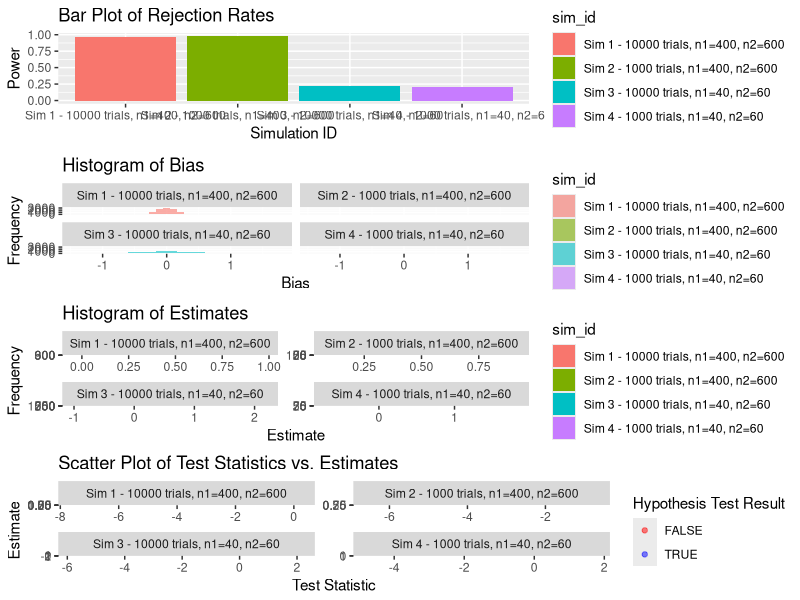

Here is the R script that generated this plot:
## ---- chunk 1
#packages 
library(ggplot2)
library(knitr)
library(dplyr)
library(gridExtra)
## ---- chunk 2
#define function 
set.seed(123) 

simulate_t_tests <- function(n_sims, n1, n2, true_diff, sim_id) {
  p_values <- numeric(n_sims)
  test_stats <- numeric(n_sims)
  estimates <- numeric(n_sims)
  rejections <- logical(n_sims)
  
  for (i in 1:n_sims) {
    x1 <- rnorm(n1, mean = 0, sd = 1)
    x2 <- rnorm(n2, mean = 0.5, sd = 3)
    
    test_result <- t.test(x1, x2)
    
    p_values[i] <- test_result$p.value
    test_stats[i] <- test_result$statistic
    estimates[i] <- test_result$estimate[2] - test_result$estimate[1] 
    rejections[i] <- test_result$p.value < 0.05
  }
  
  simulation_data <- data.frame(
    sim_id = rep(sim_id, n_sims),
    p_values = p_values,
    test_stats = test_stats,
    estimates = estimates,
    rejections = rejections,
    bias = estimates - true_diff
  )
  
   return(simulation_data)
}
## ---- chunk 3
all_data <- bind_rows(
  simulate_t_tests(10000, 400, 600, 0.5, "Sim 1"),
  simulate_t_tests(10, 400, 600, 0.5, "Sim 2"),
  simulate_t_tests(10000, 40, 60, 0.5, "Sim 3"),
  simulate_t_tests(10, 40, 60, 0.5, "Sim 4")
)

# Calculate mean statistics for each simulation
mean_stats <- all_data %>%
  group_by(sim_id) %>%
  summarise(
    Mean_P_Value = mean(p_values),
    Mean_Test_Stat = mean(test_stats),
    Mean_Estimate = mean(estimates),
    Power = mean(rejections),
    Mean_Bias = mean(bias)
  )
## ---- chunk 4
all_data <- bind_rows(
  simulate_t_tests(10000, 400, 600, 0.5, "Sim 1 - 10000 trials, n1=400, n2=600"),
  simulate_t_tests(1000, 400, 600, 0.5, "Sim 2 - 1000 trials, n1=400, n2=600"),
  simulate_t_tests(10000, 40, 60, 0.5, "Sim 3 - 10000 trials, n1=40, n2=60"),
  simulate_t_tests(1000, 40, 60, 0.5, "Sim 4 - 1000 trials, n1=40, n2=60")
)
## ---- chunk 5
power_plot <- all_data %>%
  group_by(sim_id) %>%
  summarise(Power = mean(rejections)) %>%
  ggplot(aes(x = sim_id, y = Power, fill = sim_id)) +
  geom_bar(stat = "identity") +
  labs(title = "Bar Plot of Rejection Rates", x = "Simulation ID", y = "Power")

histogram_bias <- ggplot(all_data, aes(x = bias, fill = sim_id)) +
  geom_histogram(bins = 30, alpha = 0.6) +
  facet_wrap(~sim_id) +
  labs(title = "Histogram of Bias", x = "Bias", y = "Frequency")

estimate_plot <- ggplot(all_data, aes(x = estimates, fill = sim_id)) +
  geom_histogram(position = "dodge", bins = 30) +
  facet_wrap(~sim_id, scales = "free") +
  labs(title = "Histogram of Estimates", x = "Estimate", y = "Frequency")

scatter_plot <- ggplot(all_data, aes(x = test_stats, y = estimates, color = rejections)) +
  geom_point(alpha = 0.5) +
  facet_wrap(~sim_id, scales = "free") +
  scale_color_manual(values = c("red", "blue")) +
  labs(title = "Scatter Plot of Test Statistics vs. Estimates", x = "Test Statistic", y = "Estimate", color = "Hypothesis Test Result")

grid.arrange(power_plot,histogram_bias, estimate_plot, scatter_plot, ncol = 1)
## ---- chunk 6
print(mean_stats)
